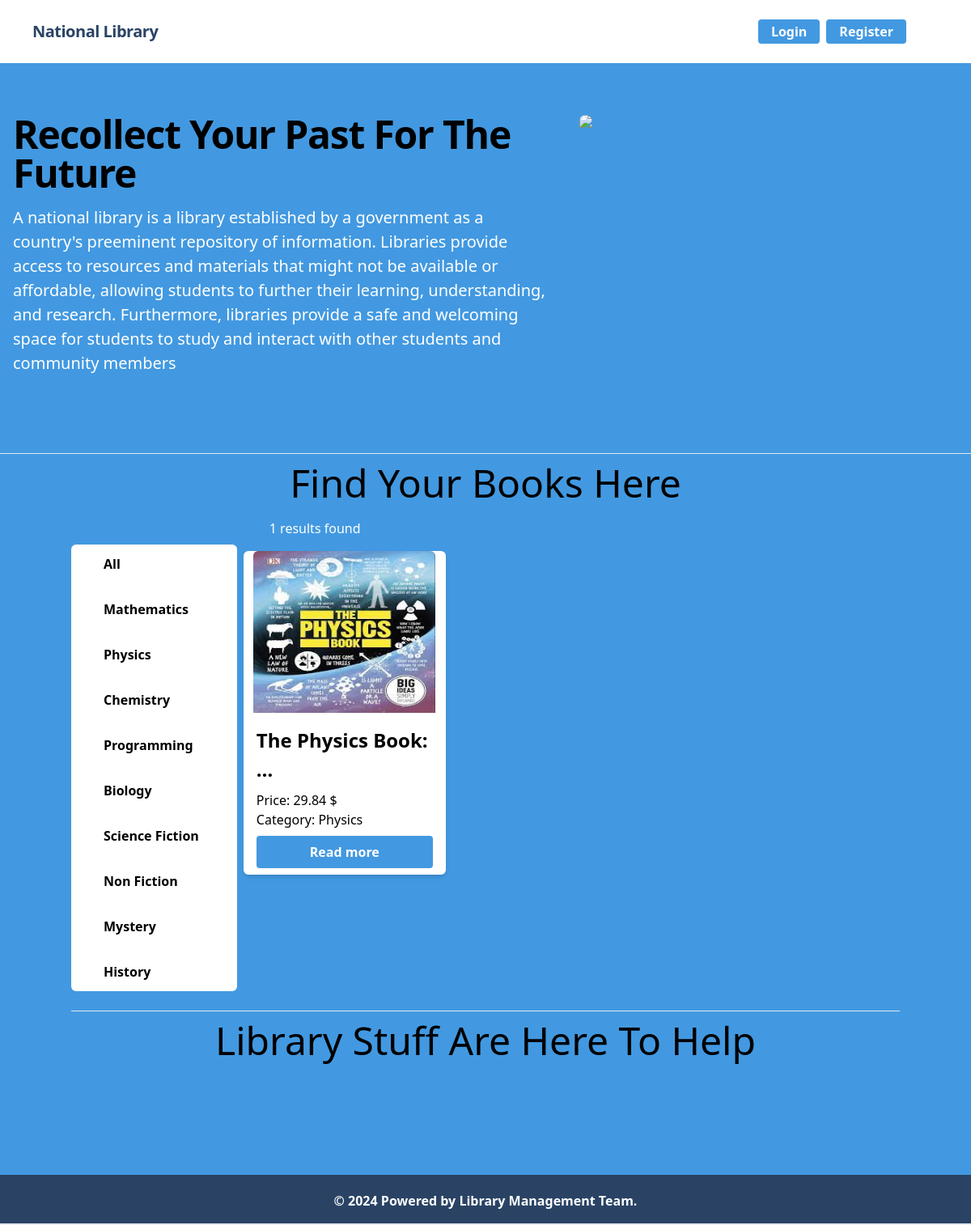
Page /home/physics/ on the committed database.
### category/models.py (models this page shows)
class Category(models.Model):
    name = models.CharField(max_length=100)
    slug = models.SlugField(max_length=100, null=True, blank=True, unique=True)
    def __str__(self):
        return self.name

### book/models.py (models this page shows, shortened)
class Book(models.Model):
    title = models.CharField(max_length=100)
    author = models.CharField(max_length=50, blank=True)
    isbn = models.IntegerField(default=0)
    availability_status = models.BooleanField(default=True)
    in_stock = models.IntegerField(blank=True, default=0)
    publication_date = models.DateField(blank=True)
    description = models.TextField()
    image = models.ImageField(upload_to='book/media')
    price = models.DecimalField(max_digits=10, decimal_places=2)
    category = models.ForeignKey(Category, on_delete=models.CASCADE)

### core/views.py (the view)
# urls.py: path('', HomeView.as_view(), name='home'),
class HomeView(TemplateView):
    template_name = 'index.html'
    def get_context_data(self, **kwargs):
        context = super().get_context_data(**kwargs)
        books = Book.objects.all()
        category_slug = self.kwargs.get('category_slug')
        if category_slug:
            category = get_object_or_404(Category, slug=category_slug)
            books = Book.objects.filter(category=category)
        categories = Category.objects.all()
        context['categories'] = categories
        context['books'] = books
        return context

### core/templates/index.html (shortened to what this page needs)
{% extends 'base.html' %}
{% block content %}
{% load static %}
<h2 class="text-5xl text-center">Find Your Books Here</h2>
<div class="flex flex-wrap">
    <div class="w-full md:w-1/4 lg:w-1/5 xl:w-1/6 mb-4">
        <div class="bg-white mt-10 rounded-md">
            <div class="m-2">
                <a href="/" class="hover:bg-blue-700 hover:text-white block px-8 py-3 font-semibold rounded dark:bg-gray-100 dark:text-gray-800">All</a>
            </div>
            {% for category in categories %}
            <div class="m-2">
                <a href="{% url 'category_wise_post' category.slug %}" class="hover:bg-blue-700 hover:text-white block px-8 py-3 font-semibold rounded dark:bg-gray-100 dark:text-gray-800">{{ category.name }}</a>
            </div>
            {% endfor %}
        </div>
    </div>
    <div class="relative w-full md:w-3/4 lg:w-4/5 xl:w-5/6">
        <h4 class="mb-4 mx-10 text-white mt-2">{{ books | length }} results found</h4>
        <div class="flex flex-wrap">
            {% for book in books %}
            <div class="w-full sm:w-1/2 md:w-1/2 lg:w-1/3 xl:w-1/4 mb-4 px-2">
                <div class="bg-white rounded-md shadow-md dark:bg-gray-900 dark:text-gray-100" style="width: 250px; height: 400px;">
                    <img src="{{ book.image.url }}" alt="{{ book.image.url }}" class="mx-auto object-center w-full h-full rounded-t-md dark:bg-gray-500" style="width: 90%; height: 200px;">
                    <div class="p-4 mb-2">
                        <h2 class="text-xl lg:text-2xl font-semibold mb-2">{{ book.title|truncatewords:3 }}</h2>
                        <p class="dark:text-gray-100">Price: {{ book.price }} $</p>
                        <p class="dark:text-gray-100">Category: {{ book.category }}</p>
                        <a href="{% url 'details_post' book.id %}" class="flex items-center justify-center w-full p-3 font-sm tracki bg-blue-500 hover:bg-blue-700 text-white font-bold py-2 px-4 mt-2 rounded">Read more</a>
                    </div>
                </div>
            </div>
            {% endfor %}
        </div>
    </div>
</div>
<hr>
<h1 class="text-5xl text-center">Library Stuff Are Here To Help</h1>
<div class="grid grid-cols-2 md:grid-cols-4 gap-4 p-10">
    <div class="grid gap-4">
    </div>
    <div class="grid gap-4">
    </div>
    <div class="grid gap-4">
    </div>
    <div class="grid gap-4">
    </div>
</div>
{% endblock %}

### rows in the picture
Category: name "Mathematics"
Category: name "Physics"
Category: name "Chemistry"
Category: name "Programming"
Category: name "Biology"
Category: name "Science Fiction"
Category: name "Non Fiction"
Category: name "Mystery"
Category: name "History"
Book: image (picture), title "The Physics Book: …", price "29.84", category "Physics"

### other values in the picture
{{ books | length }} "1"
